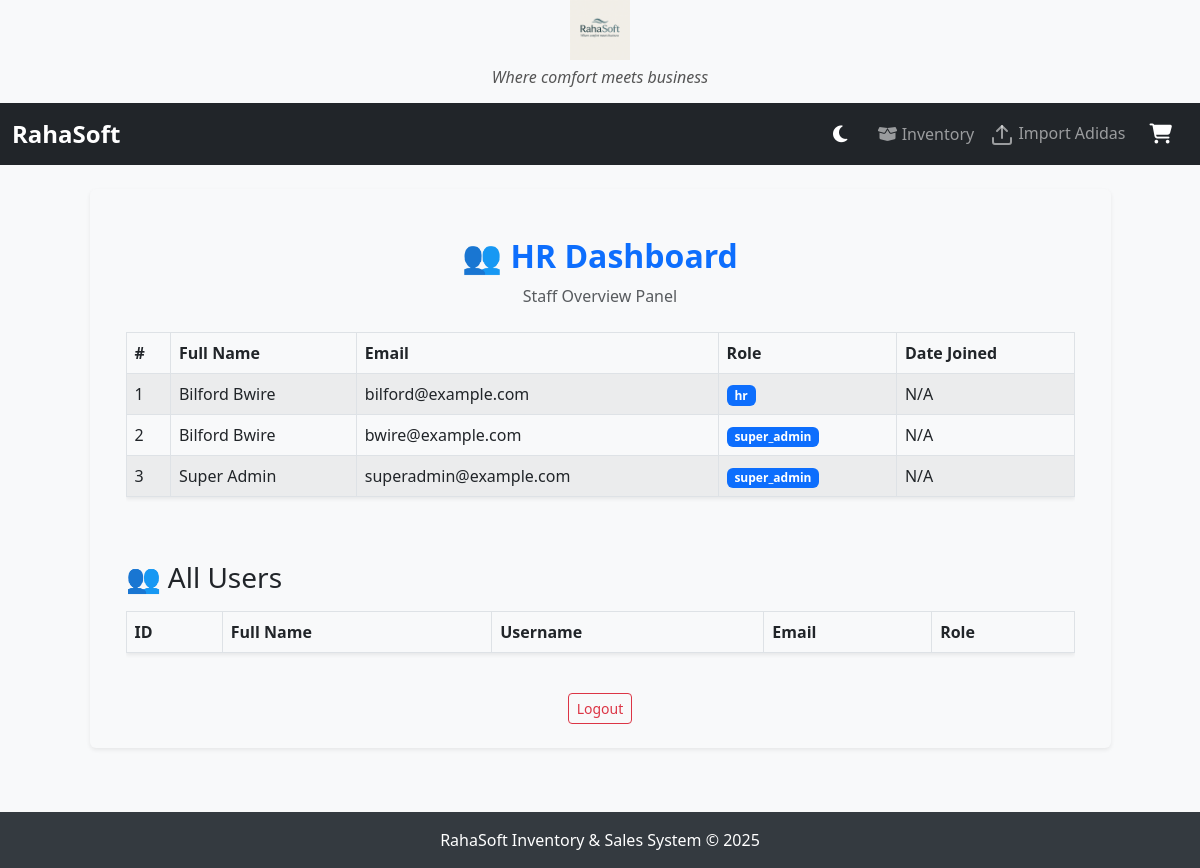
The app's page /hr (signed in) with its own data.
### models/user.py (models this page shows, shortened)
class User(db.Model, UserMixin):
    __tablename__ = 'user'
    id = db.Column(db.Integer, primary_key=True)
    full_name = db.Column(db.String(120), nullable=False)
    username = db.Column(db.String(80), unique=True, nullable=False)
    email = db.Column(db.String(120), unique=True, nullable=False)
    phone_number = db.Column(db.String(20), nullable=True)
    password_hash = db.Column(db.String(128), nullable=False)
    role = db.Column(db.String(30), default='attendant')  # Increased length for safety
    created_by = db.Column(db.String(80), nullable=True)
    reset_token = db.Column(db.String(128), nullable=True)
    email_confirmed = db.Column(db.Boolean, default=False)
    email_confirmed_on = db.Column(db.DateTime, nullable=True)
    @property
    def password(self):
        raise AttributeError("❌ Direct password access is not allowed.")
    def has_any_role(self, *roles):
        return self.role in roles

### app.py (the view)
@app.route('/hr')
@login_required
def hr_dashboard():
    if not current_user.has_any_role('hr', 'admin', 'super_admin'):
        flash("⛔ Access denied. HR-only area.", "danger")
        return redirect(url_for('inventory'))
    staff_users = User.query.all()
    return render_template('hr_dashboard.html', staff_users=staff_users)

### app.py (called while the page is built)
@login_manager.user_loader
def load_user(user_id):
    with app.app_context():  # Optional but safe in some async edge cases
        return db.session.get(User, int(user_id))

@app.context_processor
def inject_csrf_token():
    from flask_wtf.csrf import generate_csrf
    return dict(csrf_token=generate_csrf())

@app.before_request
def set_session_permanent():
    session.permanent = True

def login_required(f):
    @wraps(f)
    def decorated_function(*args, **kwargs):
        if 'user' not in session:
            flash("Login required", "warning")
            return redirect(url_for('login_page'))
        return f(*args, **kwargs)
    return decorated_function

### templates/hr_dashboard.html (shortened to what this page needs)
{% extends "base.html" %}
{% block content %}
<div class="container mt-4">
  <div class="text-center mb-4">
    <h2 class="fw-bold text-primary">👥 HR Dashboard</h2>
    <p class="text-muted">Staff Overview Panel</p>
  </div>
  {% if staff_users %}
  <div class="table-responsive mb-5">
    <table class="table table-bordered table-striped shadow-sm">
      <thead class="thead-dark">
        <tr>
          <th>#</th>
          <th>Full Name</th>
          <th>Email</th>
          <th>Role</th>
          <th>Date Joined</th>
        </tr>
      </thead>
      <tbody>
        {% for user in staff_users %}
        <tr>
          <td>{{ loop.index }}</td>
          <td>{{ user.full_name or "N/A" }}</td>
          <td>{{ user.email }}</td>
          <td><span class="badge bg-primary">{{ user.role }}</span></td>
          <td>{{ user.created_at.strftime('%Y-%m-%d') if user.created_at else "N/A" }}</td>
        </tr>
        {% endfor %}
      </tbody>
    </table>
  </div>
  {% else %}
    <div class="alert alert-warning text-center">No staff users found.</div>
  {% endif %}
  <h3 class="mb-3">👥 All Users</h3>
  <div class="table-responsive">
    <table class="table table-striped table-bordered shadow-sm">
      <thead>
        <tr>
          <th>ID</th>
          <th>Full Name</th>
          <th>Username</th>
          <th>Email</th>
          <th>Role</th>
        </tr>
      </thead>
    </table>
  </div>
  <div class="text-center mt-4">
    <a href="{{ url_for('logout') }}" class="btn btn-outline-danger btn-sm">Logout</a>
  </div>
</div>
{% endblock %}

### templates/base.html (shortened to what this page needs)
<!DOCTYPE html>
<html lang="en" data-theme="light">
<head>
  <link href="https://cdn.jsdelivr.net/npm/bootstrap@5.3.0/dist/css/bootstrap.min.css" rel="stylesheet" />
  <link href="https://cdnjs.cloudflare.com/ajax/libs/font-awesome/6.5.0/css/all.min.css" rel="stylesheet" />
</head>
<body>
  <div class="logo-tagline">
    <img src="{{ url_for('static', filename='rahasoft-logo.png') }}" alt="RahaSoft Logo" />
    <h6>Where comfort meets business</h6>
  </div>
  <nav class="navbar navbar-expand-lg navbar-dark bg-dark mb-4">
    <div class="container-fluid">
      <a class="navbar-brand" href="/">RahaSoft</a>
      <div class="collapse navbar-collapse" id="navbarNav">
        <ul class="navbar-nav ms-auto align-items-center">
          <li class="nav-item me-3">
            <button id="themeToggle" class="theme-toggle" title="Toggle Theme">
              <i class="fas fa-moon" id="themeIcon"></i>
            </button>
          </li>
          <li class="nav-item"><a class="nav-link" href="/inventory"><i class="fas fa-box-open"></i> Inventory</a></li>
          <li class="nav-item"><a class="nav-link" href="/import_adidas"><i data-lucide="upload"></i> Import Adidas</a></li>
          <li class="nav-item">
            <a class="nav-link position-relative" href="{{ url_for('cart') }}">
              <i class="fas fa-shopping-cart cart-icon"></i>
            </a>
          </li>
        </ul>
      </div>
    </div>
  </nav>
  <div class="container my-4">
    <div class="row justify-content-center">
      <div class="col-lg-11">
        <div class="card p-4 shadow-sm border-0">
          {% block content %}{% endblock %}
        </div>
      </div>
    </div>
  </div>
  <footer>
    RahaSoft Inventory & Sales System &copy; 2025
  </footer>
</body>
</html>

### templates/base.html (style rules this page uses)
body { background-color: var(--bs-body-bg); color: var(--bs-body-color); }
[data-theme="light"] { --bs-body-bg: #f8f9fa; --bs-body-color: #212529; }
.navbar-brand { font-weight: bold; font-size: 1.5rem; }
.logo-tagline { text-align: center; margin-bottom: 1rem; }
.logo-tagline img { height: 60px; }
.logo-tagline h6 { font-style: italic; color: #555; margin-top: 0.5rem; }
footer { text-align: center; padding: 1rem; background-color: #343a40; color: white; margin-top: 4rem; }
.cart-icon { position: relative; display: inline-block; color: white; font-size: 1.25rem; cursor: pointer; padding: 0.25rem 0.5rem; }
.theme-toggle { border: none; background: transparent; font-size: 1.2rem; color: white; cursor: pointer; }

### records on screen
User: full_name "Bilford Bwire", email "bilford@example.com", role "hr", created_at "N/A"
User: full_name "Bilford Bwire", email "bwire@example.com", role "super_admin", created_at "N/A"
User: full_name "Super Admin", email "superadmin@example.com", role "super_admin", created_at "N/A"
